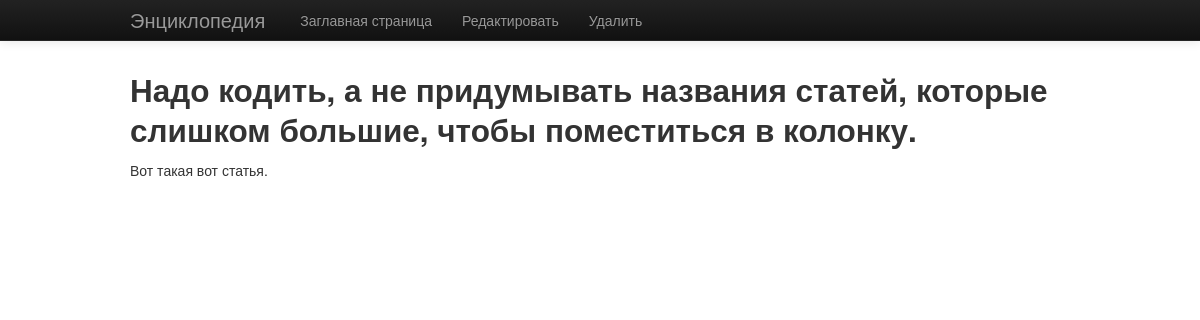
Before: /article8/ with the older database file.
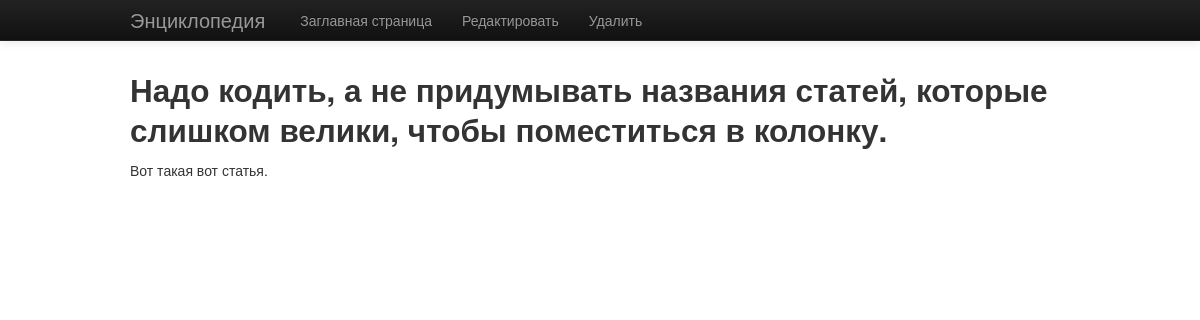
After: the same page with the newer database file.
### encyclopaedia/models.py (models this page shows, shortened)
class Article(models.Model):
    name = models.CharField(max_length=200)
    text = models.TextField()

### encyclopaedia/views.py (the view)
# urls.py: url(r'^article(?P<pk>\d+)/$', views.ArticleDetailView.as_view(), name='article-detail'),
class ArticleDetailView(DetailView):
    model = Article
    template_name = 'encyclopaedia/article-detail.html'

### encyclopaedia/templates/encyclopaedia/article-detail.html (shortened to what this page needs)
{% extends "encyclopaedia/base.html" %}
{% block nav-other %}
  <li><a href="{% url 'article-update' object.id %}">Редактировать</a></li>
  <li><a href="{% url 'article-delete' object.id %}">Удалить</a></li>
{% endblock nav-other %}
{% block body %}
  <h2>{{ object.name }}</h2>
  <p>{{ object.text }}</p>
{% endblock body %}

### encyclopaedia/templates/encyclopaedia/base.html (shortened to what this page needs)
{% load staticfiles %}
<!DOCTYPE html>
<html>
  <head>
    <link href="{% static "css/bootstrap.min.css" %}" rel="stylesheet" media="screen">
  </head>
  <body>
    <div class="navbar navbar-inverse navbar-fixed-top">
      <div class="navbar-inner">
        <div class="container">
          <a class="brand" href="#">Энциклопедия</a>
          <div class="nav-collapse collapse">
            <ul class="nav">
              {% block nav-index %}
                <li><a href="{% url 'index' %}">Заглавная страница</a></li>
              {% endblock nav-index %}
              {% block nav-other %}
              {% endblock nav-other %}
            </ul>
          </div>
        </div>
      </div>
    </div>
    <div class="container">
      {% block body %}
      {% endblock body %}
    </div>
  </body>
</html>

### encyclopaedia/templates/encyclopaedia/base.html (style rules this page uses)
body { padding-top: 60px; }

Changed rows visible on the page:
changed Article "Вот такая вот статья.": name "Надо кодить, а не придумывать названия статей, которые слишком большие, чтобы поместиться в колонку." → "Надо кодить, а не придумывать названия статей, которые слишком велики, чтобы поместиться в колонку."
